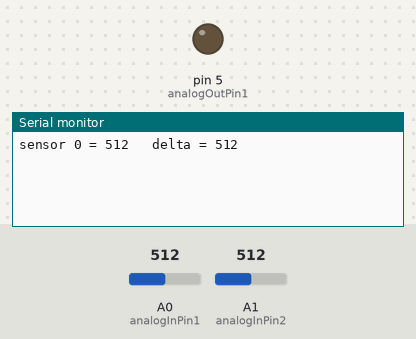
A sketch run on a simulated Arduino Uno, built with avr-gcc and run on an emulated ATmega328P. On the bench: output pins drawn as LEDs (lit = HIGH), the last lines printed to the serial monitor. The inputs (shaded band) are chosen by the test bench; at power-on: A0 (analogInPin1) = 512, A1 (analogInPin2) = 512.

Above: at 0.01 s.
1.3 s: A0 (analogInPin1) set to 511
At 1.8 s:
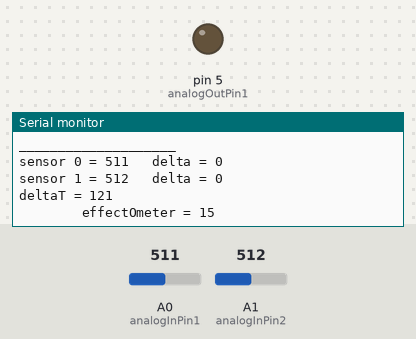
4.3 s: A1 (analogInPin2) set to 716
At 5.2 s:
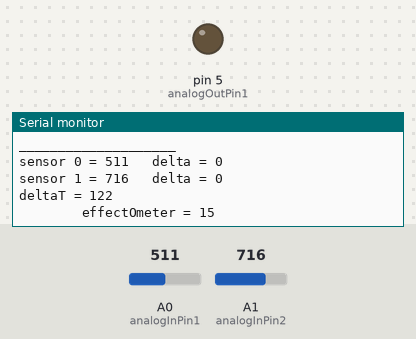
7.3 s: A1 (analogInPin2) set to 900
At 7.8 s:
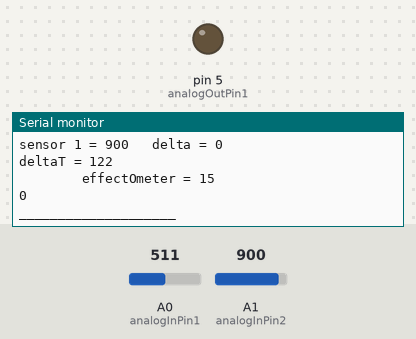
10.3 s: A0 (analogInPin1) set to 306
At 10.8 s:
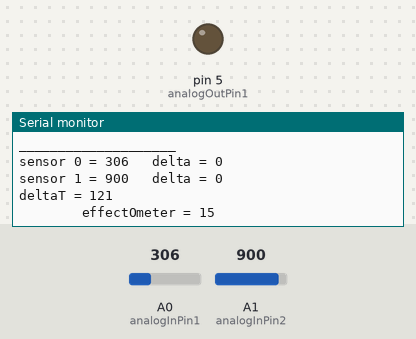
Timing chart, 0 to 13.3 s (numbered marks = the images above; inputs shaded):
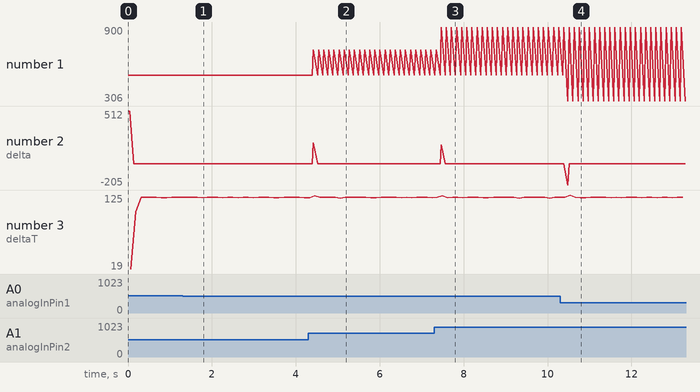

The sketch:

v07_tanzteppich_ino.ino
```cpp
// (licence header left out)
// These constants won't change.  They're used to give names
// to the pins used:
const int analogInPin1 = A0;  // Analog input pin that the pressure sensor is attached to
const int analogInPin2 = A1;
const int analogOutPin1 = 5;  // Analog output pin that the LED is attached to
const int analogOutPin2 = 9;

/*  //1
    with multible sensors we need:
    a) the number of used analog-pins and
    b) an array where to save the meassured values...
*/
const int numberOfSensors = 2;
int sensorValues[numberOfSensors];

//  c) and an array for the last meassured values...
int lastSensorValues[numberOfSensors];

//  d) and an array to store the difference for each sensor to its former value
int delta[numberOfSensors];


//2 VARIABLES FOR DEBOUNCE
long lastDebounce[numberOfSensors];  // the last time the delta was toggled
long debounceDelay = 180;    // the debounce time; increase if the output flickers


//3 VARIABLES FOR THE EFFECT-O-METER ---
// if "millis()" is the hourglass, "timer" is the depleted sand
long timer = 0;

// countdown is, how fast the sand depletes (ms)
long countdown = 30;

/*
   instead of the zero point of an hourglass, "millis" is running on and on
   therefor this little time progress every loop needs to be calculated and
   adjusted to the timer
*/
long lastMillis = 0;  //value of the last loop
long deltaT = 0;      // difference to the last loop

// this is the remaining sand
long effectOmeter = 0;

//VARIABLES FOR THE EFFECT LEVELS
// LEVEL 0
int timeout = 2000;
int fadeLevel = 5;
int fadeAmount = 8;

// LEVEL 1
int counter = 0;


//-------------------------------------

void setup() {
  // initialize serial communications at 9600 bps:
  Serial.begin(9600);
}

///////////////////////////////////////
// function for LV.0 - idle fade
void modeIdle(){
  //swich direction of the fade amount, if borders are reached
  if(fadeLevel >= 255 || fadeLevel <= 0){
    fadeAmount = -fadeAmount;
    //if border also passed, it's nessasary to go back before writing the wrong signal
    fadeLevel = fadeLevel + fadeAmount;
  }

  //write the signalamount
  analogWrite(analogOutPin1, fadeLevel);
  //calculate next level
  fadeLevel = fadeLevel + fadeAmount;

  //turn unnessesary light off
  analogWrite(analogOutPin2, 0);
}
///////////////////////////////////////


///////////////////////////////////////
// function for LV.1
void Level1(int level){
  //test effect: light up the led normal
  analogWrite(analogOutPin1, level);
}
///////////////////////////////////////


///////////////////////////////////////
// function for LV.2
void Level2(int level){
  level = (level-25) * 10;
  if(level > 255){
    level = 255;
  }
  analogWrite(analogOutPin1, 255);
  analogWrite(analogOutPin2, level);
}
///////////////////////////////////////


void loop() {
  //1111111111111111111111111111111111//
  //meassure every sensor one after another
  for(int i = 0; i < numberOfSensors; i++){
    // read the analog in value for the current pin:
    sensorValues[i] = analogRead(i);

    //calculate the difference to the last value...
    delta[i] = sensorValues[i] - lastSensorValues[i];
    //and update the lastSensorValue to the current array slot
    lastSensorValues[i] = sensorValues[i];

    //wait some ms for the analog-digital-converter to settle
    delay(9);


    // print the results to the serial monitor:
    Serial.print("sensor " );
    Serial.print(i);
    Serial.print(" = " );
    Serial.print(sensorValues[i]);
    Serial.print("\t delta = " );
    Serial.println(delta[i]);
  }
  //1111111111111111111111111111111111//

  //2222222222222222222222222222222222//
   // keep up the debounce time for each sensor to millis, if delta goes down
   for(int i = 0; i < numberOfSensors; i++){
    if(delta[i] <= 1){
      // reset the debouncing timer
      lastDebounce[i] = millis();
    }else if((millis() - lastDebounce[i]) >= debounceDelay){
      // else - if debounce high enough - throw some sand in hourglass (ms)
      timer = timer - 100;
    }
   }
  //2222222222222222222222222222222222//


  //3333333333333333333333333333333333//
  // (From here on the uniqe sonsors are unrelevant, so no need for loop-array-checking)
  // now lets deplete some sand

  //calculate the difference to the time of the last loop
  deltaT = millis() - lastMillis;
  lastMillis = millis();
        Serial.print("deltaT = ");
        Serial.println(deltaT);

  //then add this difference to the timer, to balance time progress
  timer = timer + deltaT;

  //timer then moves towards millis (this reverse zero point)
  if(timer + countdown <= millis()){
    timer = timer + countdown;
  }

  //and finally we look for our effect-o-meter :)
  effectOmeter = millis() - timer;
        Serial.print("\t \t \teffectOmeter = ");
        Serial.println(effectOmeter);
  //3333333333333333333333333333333333//


  //4444444444444444444444444444444444//
  // here we evaluate the effectOmeter
  counter = map(effectOmeter, 0 ,5000 ,0 ,255);
        Serial.println(counter);

  //and call the test function
  Level1(counter);

  //4444444444444444444444444444444444//

  Serial.println("____________________");
}
```

Measured:
- the behaviour switches between 512 and 511 on A0 (analogInPin1) (found by bisection; images 0 and 1)
- after the input at 1.3 s, the serial monitor: prints a new line after 0.17 s (image 1)
- after the input at 4.3 s, the serial monitor: prints a new line after 0.12 s (image 2)
- after the input at 7.3 s, the serial monitor: prints a new line after 0.17 s (image 3)
- after the input at 10.3 s, the serial monitor: prints a new line after 0.18 s (image 4)
- plotted number 1: 512 → 716 after the input at 4.3 s, 716 → 900 after the input at 7.3 s, 900 → 306 after the input at 10.3 s
